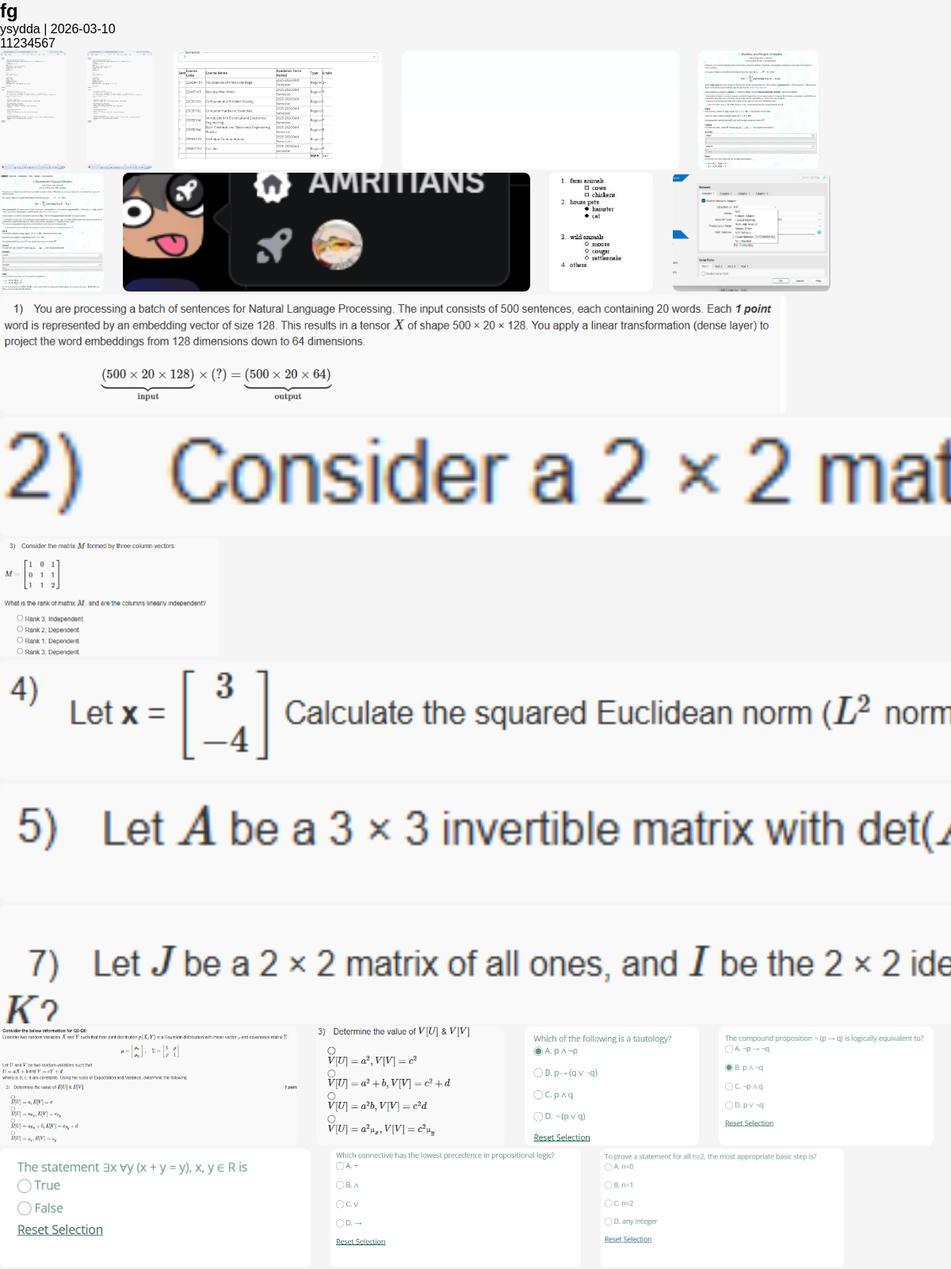
Page /event/4 (signed in, upper part) on the committed database.
### tables this page shows
CREATE TABLE events (
        id INTEGER PRIMARY KEY AUTOINCREMENT,
        title TEXT,
        category TEXT,
        date TEXT,
        description TEXT
    );

CREATE TABLE images (
        id INTEGER PRIMARY KEY AUTOINCREMENT,
        event_id INTEGER,
        filename TEXT
    );

### app.py (the view)
@app.route("/event/<int:event_id>")
def event_gallery(event_id):
    if "user_id" not in session:
        return redirect(url_for("login"))
    conn = sqlite3.connect("database.db")
    c = conn.cursor()
    c.execute("SELECT * FROM events WHERE id=?", (event_id,))
    event = c.fetchone()
    c.execute("SELECT filename FROM images WHERE event_id=?", (event_id,))
    images = c.fetchall()
    conn.close()
    return render_template("event_gallery.html", event=event, images=images)

### templates/event_gallery.html (shortened to what this page needs)
<!DOCTYPE html>
<html>
<head>
    <link rel="stylesheet" href="{{ url_for('static', filename='style.css') }}">
</head>
<body>
<h2>{{ event[1] }}</h2>
<p>{{ event[2] }} | {{ event[3] }}</p>
<p>{{ event[4] }}</p>
<div class="image-scroll">
    {% for image in images %}
        <img src="{{ url_for('static', filename='uploads/' + image[0]) }}">
    {% endfor %}
</div>
</body>
</html>

### static/style.css (style rules this page uses)
* { margin:0; padding:0; box-sizing:border-box; font-family:Arial; }
body { overflow-x:hidden; background:#f5f5f5; }
.image-scroll { overflow:hidden; }
.image-scroll img { height:150px; margin-right:20px; border-radius:8px; }

### rows in the picture
events: title "fg", category "ysydda", date "2026-03-10", description "11234567"
images: filename (picture)
images: filename (picture)
images: filename (picture)
images: filename (picture)
images: filename (picture)
images: filename (picture)
images: filename (picture)
images: filename (picture)
images: filename (picture)
images: filename (picture)
images: filename (picture)
images: filename (picture)
images: filename (picture)
images: filename (picture)
images: filename (picture)
images: filename (picture)
images: filename (picture)
images: filename (picture)
images: filename (picture)
images: filename (picture)
images: filename (picture)
images: filename (picture)
